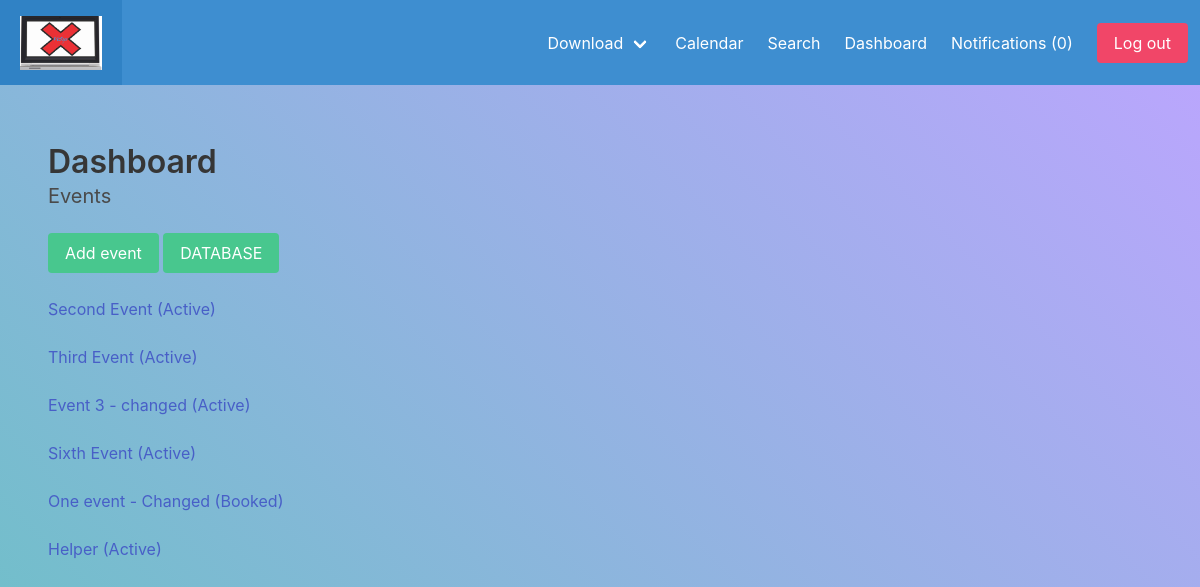
Screenshot of /admindashboard/ (signed in) with the database file from the repository.
### apps/dashboard/models.py (models this page shows, shortened)
class Event(models.Model):
    ACTIVE = 'active'
    BOOKED = 'booked'
    ARCHIVED = 'archived'
    CHOICES_STATUS = (
        (ACTIVE, 'Active'),
        (BOOKED, 'Booked'),
        (ARCHIVED, 'Archived')
    )
    title = models.CharField(max_length=255)
    short_description = models.TextField()
    long_description = models.TextField(blank=True, null=True)
    start_time = models.DateTimeField()
    end_time = models.DateTimeField()
    volunteer_area = models.CharField(max_length=255, null=True)
    created_by = models.ForeignKey(User, related_name='events', on_delete=models.CASCADE)
    created_at = models.DateTimeField(auto_now_add=True)
    changed_at = models.DateTimeField(auto_now=True)
    status = models.CharField(max_length=20, choices=CHOICES_STATUS, default=ACTIVE)

### apps/userprofile/views.py (the view)
# urls.py: path('admindashboard/', include('apps.userprofile.urls')),
@login_required
def admindashboard(request):
    return render(request, 'userprofile/admindashboard.html', {'userprofile': request.user.userprofile})

### apps/notification/context_processors.py (called while the page is built)
def notifications(request):
    if request.user.is_authenticated:
        return {'notifications': request.user.notifications.filter(is_read=False)}
    else:
        return{'notifications': []}

### apps/userprofile/templates/userprofile/admindashboard.html (shortened to what this page needs)
{% extends 'core/base.html' %}
{% block content %}
    <h1 class="title">Dashboard</h1>
    {% if userprofile.is_admin %}
        <h2 class="subtitle">Events</h2>
        <a href="{% url 'add_event' %}" class="button is-success">Add event</a>
        <a href="{% url 'family_list' %}" class="button is-success">DATABASE</a>
        <br></br>
        {% for event in request.user.events.all %}
            <div class="event">
              <a href="{% url 'view_dashboard_event' event.id %}">{{ event.title }} ({{ event.get_status_display }}) <br></br></a>
            </div>
        {% empty %}
            <p> You don't have any events yet...</p>
        {% endfor %}
    {% endif %}
{% endblock %}

### apps/core/templates/core/base.html (shortened to what this page needs)
{% load static %}
<!DOCTYPE html>
<link rel="stylesheet" href="{% static 'core/images/style.css' %}">
<html>
    <head>
        <link rel="stylesheet" href="https://cdn.jsdelivr.net/npm/bulma@0.9.3/css/bulma.min.css">
    </head>
    <body >
        <nav class="navbar is-info">
            <div class="navbar-brand">
                {% if request.user.is_authenticated %}
                    <a class="navbar-item" href="{% url 'dashboard' %}"><img src = "{% static 'core/images/Untitled1.png' %}"  alt="site logo" style="max-height: 70px" class="py-2 px-2"></a>
                {% else %}
                <a class="navbar-item" href="{% url 'frontpage' %}"><img src = "{% static 'core/images/Untitled1.png' %}"  alt="site logo" style="max-height: 70px" class="py-2 px-2"></a>
                {% endif %}
            </div>
            <div class="navbar-menu">
                <div class="navbar-end">
                    <div class="navbar-item has-dropdown is-hoverable">
                        <a class="navbar-link" href="#">
                          Download
                        </a>
                    </div>
                    <a href="{% url 'core:calendar'  %}" class="navbar-item">Calendar</a>
                    <a href="{% url 'search' %}" class="navbar-item">Search</a>
                    {% if request.user.is_authenticated %}
                        <a href="{% url 'admindashboard'  %}" class="navbar-item">Dashboard</a>
                        <a href="{% url 'notifications' %}" class="navbar-item">Notifications ({{ notifications.count }})</a>
                    {% endif %}
                    <div class="navbar-item">
                        <div class="buttons">
                            {% if request.user.is_authenticated %}
                                <a href="{% url 'logout' %}" class="button is-danger">Log out</a>
                            {% else %}
                                <a href="{% url 'signup' %}" class="button is-primary"><strong>Sign up</strong></a>
                                <a href="{% url 'login' %}" class="button is-light">Log in</a>
                            {% endif %}
                        </div>
                     </div>
                 </div>
            </div>
        </nav>
<br>
<br>
<br>
<br>
<section class="section" >
        {% block content %}
        {% endblock %}
</section>
  </body>
</html>

### apps/core/static/core/images/style.css (style rules this page uses)
h1 { color: rgb(7,12,17); }
html { height: 100%; }
body { background: linear-gradient(45deg,#6ac1c5, #bda5ff); min-height: 100%; }
a { color: #17a2b8; }
* { margin: 0; padding: 0; }

### apps/core/templates/core/base.html (style rules this page uses)
.navbar { position:fixed; width: 100%; height: 85px; }
body { background: linear-gradient(45deg,#6ac1c5, #bda5ff); min-height: 100%; }

### rows the page displays
Event: title "Second Event", status "Active"
Event: title "Third Event", status "Active"
Event: title "Event 3 - changed", status "Active"
Event: title "Sixth Event", status "Active"
Event: title "One event - Changed", status "Booked"
Event: title "Helper", status "Active"

### other values shown
{{ notifications.count }} "0"
